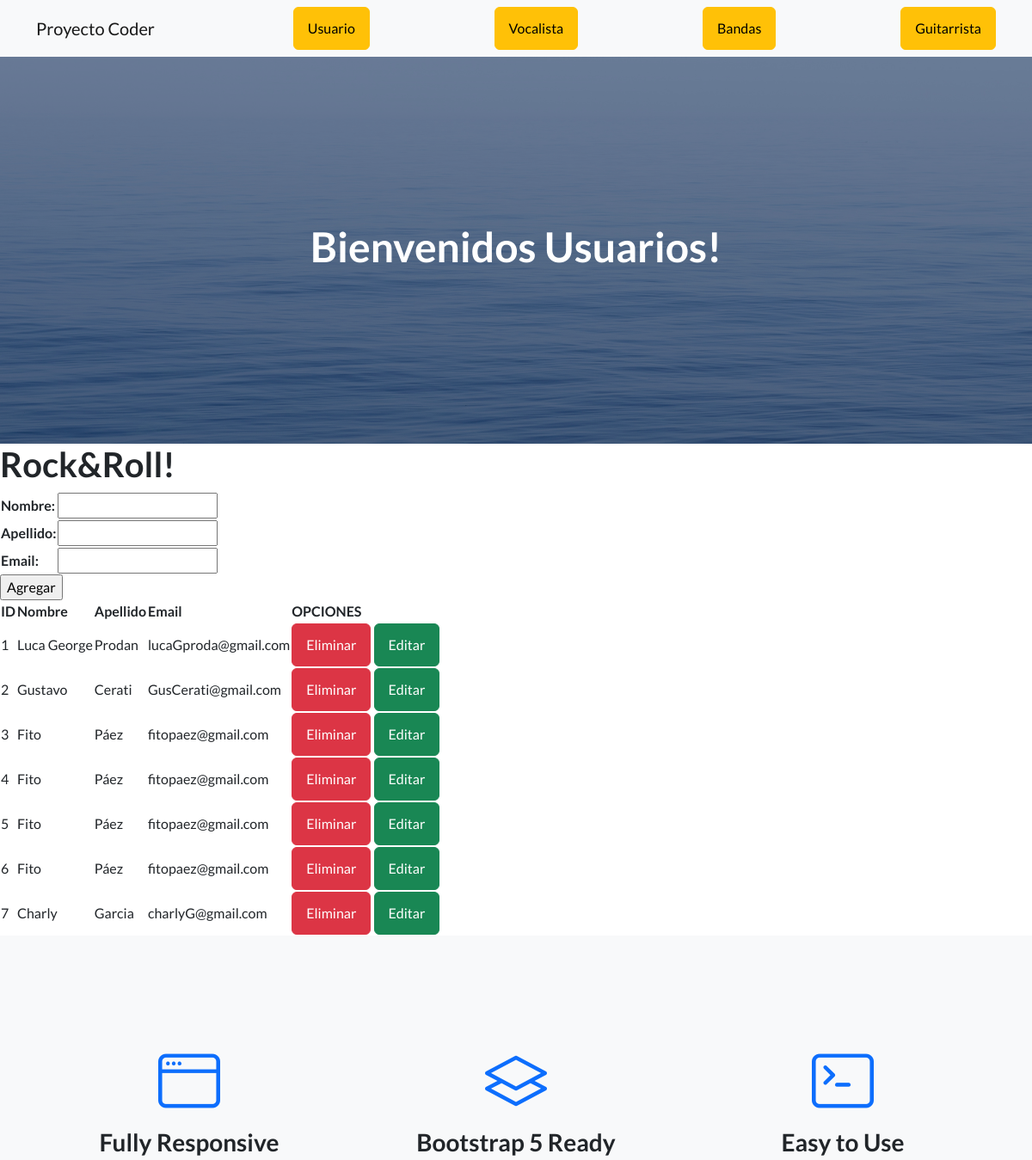
The app's page /App1/usuario/ (upper part), older data.
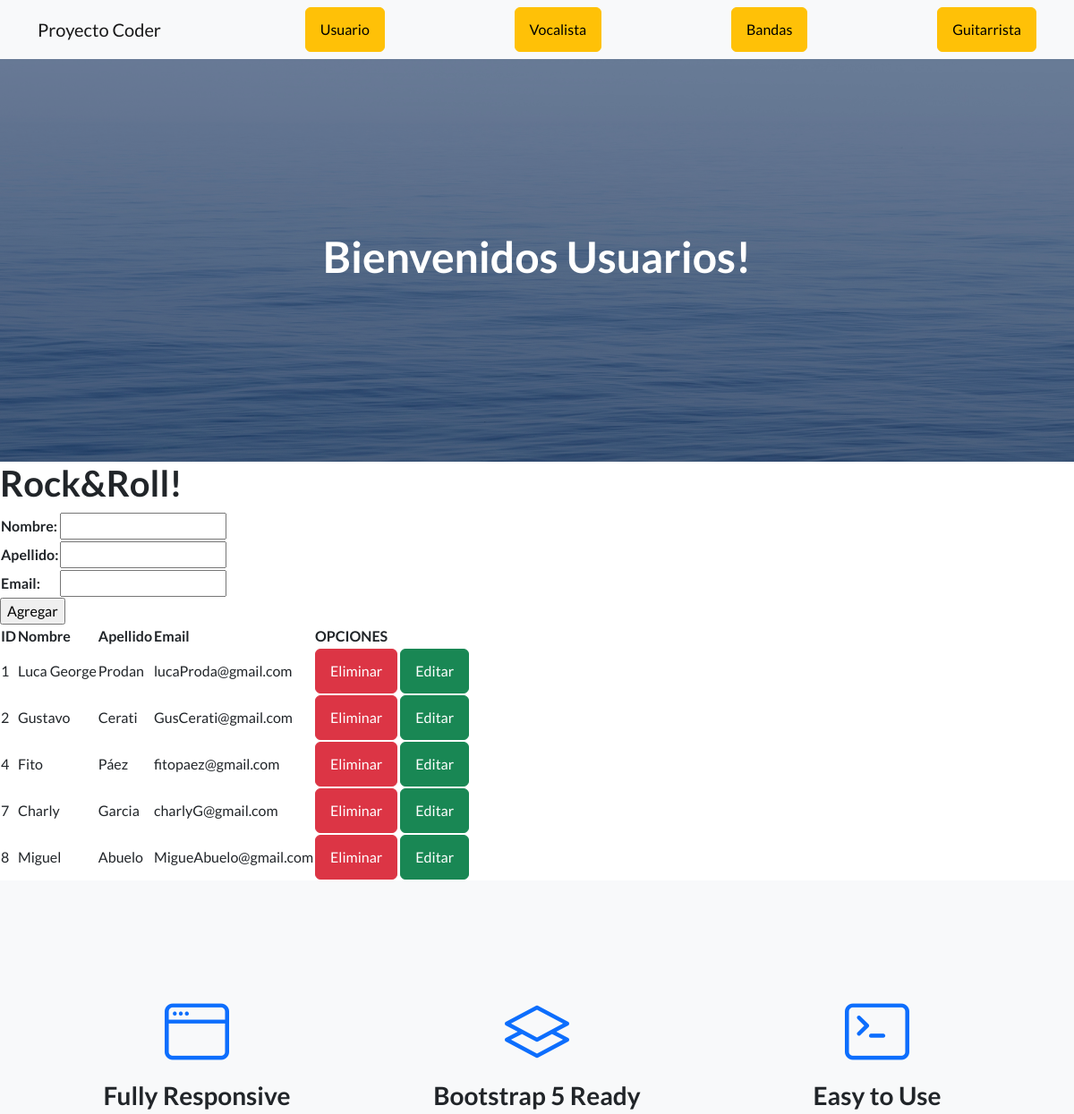
The same page, newer data.
### App1/models.py (models this page shows, shortened)
class Usuario(models.Model):
    nombre=models.CharField(max_length=50)
    apellido=models.CharField(max_length=50)
    email=models.EmailField()

### App1/views.py (the view)
# urls.py: path('usuario/', usuario, name="usuario"),
def usuario(request):
    if request.method == "POST":
        form = UsuarioForm(request.POST)
        if form.is_valid():
            nombre = form.cleaned_data['nombre']
            apellido = form.cleaned_data['apellido']
            email = form.cleaned_data['email']
            usuario = Usuario()
            usuario.nombre = nombre
            usuario.apellido = apellido
            usuario.email = email
            usuario.save()
            form = UsuarioForm()
        else:
            pass
    else:
        form = UsuarioForm()
    usuario= Usuario.objects.all()
    contex = {"usuario": usuario, "form": form}
    return render(request,'App1/usuario.html', contex)

### App1/forms.py
class UsuarioForm(forms.Form):
    nombre=forms.CharField(max_length=50)
    apellido=forms.CharField(max_length=50)
    email=forms.EmailField()

### App1/templates/App1/usuario.html (shortened to what this page needs)
{% extends "App1/padre.html" %}
{% load static %}
{% block titulo %}
    <h1>Bienvenidos Usuarios!</h1>
{% endblock %}
{% block contenido_que_cambia %}
    <h1>Rock&Roll!</h1>
    <form action="" method="post">
        <table>
        {{ form.as_table }}
        </table>
               <input type="submit" value="Agregar">
    </form>
    <table>
        <thead>
            <tr>
                <th>ID</th>
                <th>Nombre</th>
                <th>Apellido</th>
                <th>Email</th>
                <th>OPCIONES</th>
            </tr>
        </thead>
        <tbody>
            {% for usuario in usuario %}
            <tr>
                <td>
                    {{ usuario.id }}
                </td>
                <td>
                    {{ usuario.nombre }}
                </td>
                <td>
                    {{ usuario.apellido }}
                </td>
                <td>
                    {{ usuario.email }}
                </td>
                <td>
                    <a class="btn btn-danger", href="{% url 'eliminarUsuario' usuario.id %}"> Eliminar </a>
                    <a class="btn btn-success", href="{% url 'editarUsuario' usuario.id %}"> Editar</a>
                </td>
            </tr>
            {% endfor %}
        </tbody>
    </table>
{% endblock %}

### App1/templates/App1/padre.html (shortened to what this page needs)
<!DOCTYPE html>
<html lang="en">
    <head>
        {% load static %}
        <link href="https://cdn.jsdelivr.net/npm/bootstrap-icons@1.5.0/font/bootstrap-icons.css" rel="stylesheet" type="text/css" />
        <link href= "{% static 'App1/css/styles.css' %}" rel="stylesheet" />
    </head>
    <body>
        <nav class="navbar navbar-light bg-light static-top">
            <div class="container">
                <a class="navbar-brand" href="{% url 'inicioApp1' %}">Proyecto Coder</a>
                <a class="btn btn-warning" href="{% url 'usuario' %}">Usuario</a>
                <a class="btn btn-warning" href="{% url 'vocalista' %}">Vocalista</a>
                <a class="btn btn-warning" href="{% url 'bandas' %}">Bandas</a>
                <a class="btn btn-warning" href="{% url 'guitarrista' %}">Guitarrista</a>
            </div>
        </nav>
        <header class="masthead">
            <div class="container position-relative">
                <div class="row justify-content-center">
                    <div class="col-xl-6">
                        <div class="text-center text-white">
                            {% block titulo %}
                            {% endblock %}
                        </div>
                    </div>
                </div>
            </div>
        </header>
        {% block contenido_que_cambia %}
        {% endblock %}
        <section class="features-icons bg-light text-center">
            <div class="container">
                <div class="row">
                    <div class="col-lg-4">
                        <div class="features-icons-item mx-auto mb-5 mb-lg-0 mb-lg-3">
                            <div class="features-icons-icon d-flex"><i class="bi-window m-auto text-primary"></i></div>
                            <h3>Fully Responsive</h3>
                        </div>
                    </div>
                    <div class="col-lg-4">
                        <div class="features-icons-item mx-auto mb-5 mb-lg-0 mb-lg-3">
                            <div class="features-icons-icon d-flex"><i class="bi-layers m-auto text-primary"></i></div>
                            <h3>Bootstrap 5 Ready</h3>
                        </div>
                    </div>
                    <div class="col-lg-4">
                        <div class="features-icons-item mx-auto mb-0 mb-lg-3">
                            <div class="features-icons-icon d-flex"><i class="bi-terminal m-auto text-primary"></i></div>
                            <h3>Easy to Use</h3>
                        </div>
                    </div>
                </div>
            </div>
        </section>
    </body>
</html>

Row changes from the older to the newer data that the page shows:
removed Usuario: id "3", nombre "Fito", apellido "Páez", email "fitopaez@gmail.com"
removed Usuario: id "5", nombre "Fito", apellido "Páez", email "fitopaez@gmail.com"
removed Usuario: id "6", nombre "Fito", apellido "Páez", email "fitopaez@gmail.com"
changed Usuario "Luca George": email "lucaGproda@gmail.com" → "lucaProda@gmail.com"
added Usuario: id "8", nombre "Miguel", apellido "Abuelo", email "MigueAbuelo@gmail.com"
